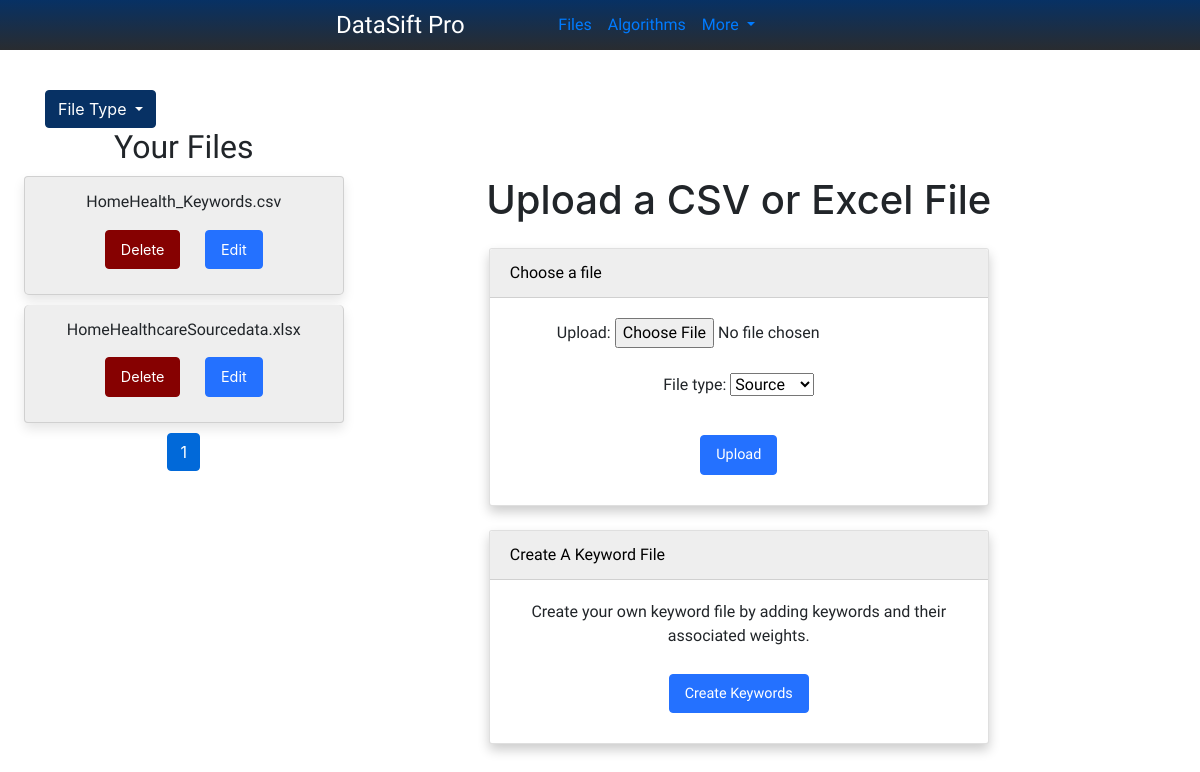
Page /dashboard/files/ on the earlier database version.
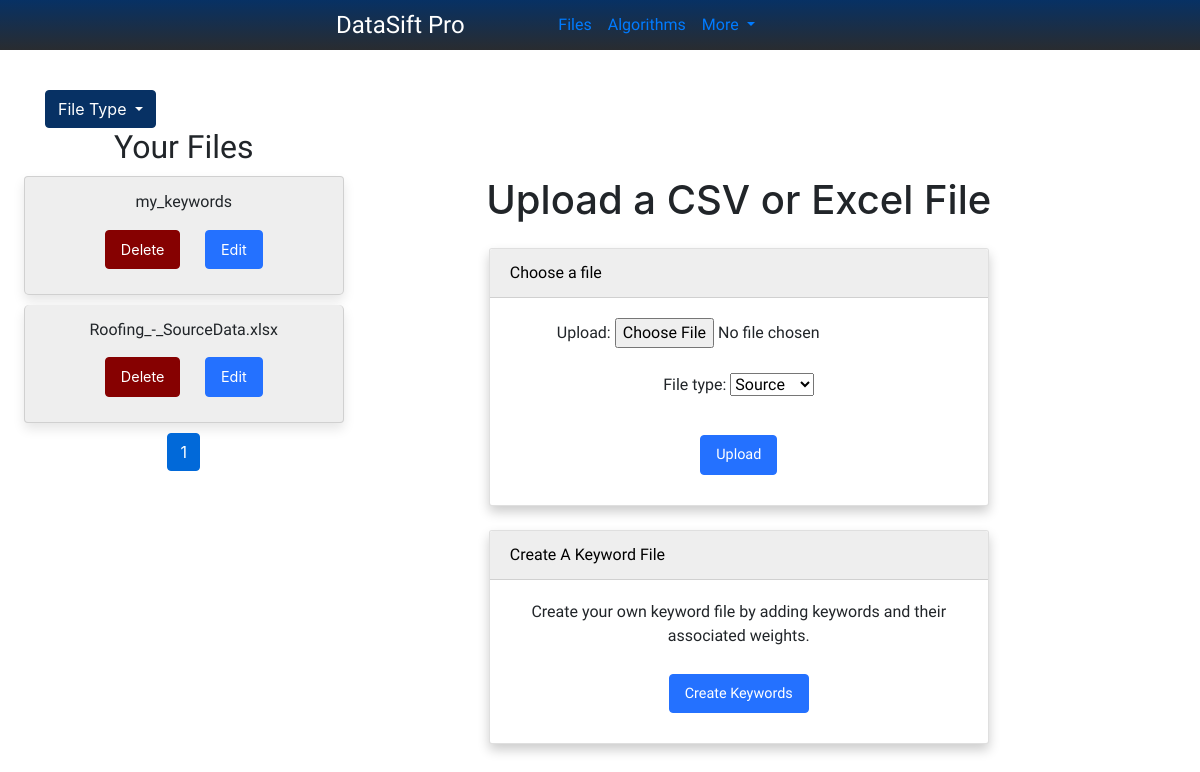
Same page on the later database version.
### cleaner/models.py (models this page shows, shortened)
class File(models.Model):
    TYPE_CHOICES = [
        ('keyword', 'Keyword'),
        ('source', 'Source'),
    ]
    name = models.CharField(max_length=255, null=True, blank=True, help_text="User-defined name for the file")
    uploaded_at = models.DateTimeField(auto_now_add=True)
    upload = models.FileField(upload_to=get_upload_to, max_length=500)
    file_type = models.CharField(max_length=20, choices=TYPE_CHOICES, default='source')
    ''' Handle Renaming'''

### cleaner/views.py (the view)
# urls.py: path('files/', views.upload_and_list_files, name='file_list'),
def upload_and_list_files(request):
    if request.method == "POST":
        form = UploadFileForm(request.POST, request.FILES)
        if form.is_valid():
            new_file = form.save(commit=False)
            new_file.uploaded_at = timezone.now()
            new_file.upload = request.FILES['upload'] # Manually assign the file
            new_file.save()
            try:
                with new_file.upload.open('rb') as f:
                    if new_file.upload.name.endswith('.csv'):
                        df = pd.read_csv(f)
                    elif new_file.upload.name.endswith('.xlsx'):
                        df = pd.read_excel(f)
                    else:
                        return ValueError("Unsupported file format.")
                messages.success(request, "File uploaded and processed successfully!")
            except Exception as e:
                messages.error(request, f"Error processing file. Please upload a valid .csv or .xlsx file.")
                new_file.delete()
        else:  # Handle the error case if the form is not valid
            messages.error(request, "Error uploading file. Please try again.")
    else:
        form = UploadFileForm()
    file_type_filter = request.GET.get('file_type', 'all')
    if file_type_filter == 'all':
        files_list = File.objects.all().order_by('uploaded_at')
    else:
        files_list = File.objects.filter(file_type=file_type_filter).order_by('uploaded_at')
    paginator = Paginator(files_list, 5)
    page = request.GET.get('page')
    files = paginator.get_page(page)
    for file in files:
        file.upload.name = basename(file.upload.name)
    return render(request, 'cleaner/uploads_files.html', {'form': form, 'files': files})

### cleaner/forms.py
class UploadFileForm(forms.ModelForm):
    class Meta:
        model = File
        fields = ['upload', 'file_type']
    employee_range_file = forms.ModelChoiceField(queryset=EmployeeCountScoring.objects.all(), required=False)

### cleaner/templates/cleaner/uploads_files.html (shortened to what this page needs)
{% extends 'cleaner/base.html' %}
{% load static %}
{% block head_extra %}
<link rel="stylesheet" type="text/css" href="{% static 'cleaner/css/uploads_files_styles.css' %}">
<link href="https://cdn.jsdelivr.net/npm/handsontable@10.0.0/dist/handsontable.full.min.css" rel="stylesheet">
<link rel="stylesheet" href="https://cdnjs.cloudflare.com/ajax/libs/font-awesome/6.0.0-beta3/css/all.min.css">
{% endblock %}
{% block content %}
    <div class="container-fluid">
        <div class="row">
            <div class="dropdown">
                <button class="btn btn-secondary dropdown-toggle" type="button" data-toggle="dropdown" aria-haspopup="true" aria-expanded="false">
                    File Type
                </button>
            </div>
        </div>
        <div class="row">
            <div class="col-md-4 col-lg-3 file-sidebar">
                <h2>Your Files</h2>
                <ul class="list-group">
                    {% for file in files %}
                        <li class="list-group-item">
                            <div style="display: flex; flex-direction: column; justify-content: center; align-items: center;">
                                <div>
                                    <h6>{{ file.name|default:file.upload.name }}</h6>
                                </div>
                                <form method="POST" action="{% url 'cleaner:delete_file' file.id %}">
                                    <button type="submit" class="btn delete-btn">Delete</button>
                                    <a href="{% url 'cleaner:file_detail' file.id %}" class="btn btn-primary">Edit</a>
                                </form>
                            </div>
                        </li>
                    {% endfor %}
                </ul>
                <nav aria-label="Page navigation">
                    <ul class="pagination justify-content-center">
                        {% for i in files.paginator.page_range %}
                            {% if files.number == i %}
                                <li class="page-item active"><a class="page-link" href="?page={{ i }}">{{ i }}</a></li>
                            {% else %}
                                <li class="page-item"><a class="page-link" href="?page={{ i }}">{{ i }}</a></li>
                            {% endif %}
                        {% endfor %}
                    </ul>
                </nav>
            </div>
            <div class="col-md-8 col-lg-9 py-5">
                <h1 class="text-center mb-4">Upload a CSV or Excel File</h1>
                <div class="card mx-auto" style="max-width: 500px;">
                    <div class="card-header">Choose a file</div>
                    <div class="card-body">
                        <form method="post" enctype="multipart/form-data">
                            <div class="form-group">
                                {{ form.upload.label_tag }}
                                {{ form.upload }}
                            </div>
                            <div class="form-group">
                                {{ form.file_type.label_tag }}
                                {{ form.file_type }}
                            </div>
                            <button type="submit" class="btn btn-primary">Upload</button>
                        </form>
                    </div>
                </div>
                <div class="card mx-auto mt-4" style="max-width:500px">
                    <div class="card-header"> Create A Keyword File</div>
                    <div class="card-body">
                        <p>Create your own keyword file by adding keywords and their associated weights.</p>
                        <a href="{% url 'cleaner:add_keywords' %}" class="btn btn-primary">Create Keywords</a>
                    </div>
                </div>
            </div>
        </div>
    </div>
{% endblock %}

Differences in the rows shown:
removed File: name "HomeHealth_Keywords.csv"
removed File: name "HomeHealthcareSourcedata.xlsx"
added File: name "my_keywords"
added File: name "Roofing_-_SourceData.xlsx"
